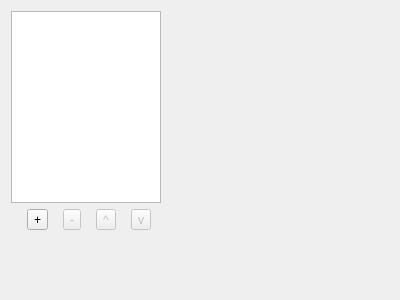
<?xml version="1.0" encoding="UTF-8"?>
<ui version="4.0">
 <class>ProjectExplorer::Internal::BuildStepsPage</class>
 <widget class="QWidget" name="ProjectExplorer::Internal::BuildStepsPage">
  <property name="geometry">
   <rect>
    <x>0</x>
    <y>0</y>
    <width>400</width>
    <height>300</height>
   </rect>
  </property>
  <layout class="QGridLayout" name="gridLayout">
   <item row="0" column="0">
    <layout class="QVBoxLayout" name="verticalLayout_3">
     <item>
      <widget class="QTreeWidget" name="buildSettingsList">
       <property name="sizePolicy">
        <sizepolicy hsizetype="Preferred" vsizetype="Expanding">
         <horstretch>0</horstretch>
         <verstretch>0</verstretch>
        </sizepolicy>
       </property>
       <property name="maximumSize">
        <size>
         <width>150</width>
         <height>16777215</height>
        </size>
       </property>
       <property name="rootIsDecorated">
        <bool>false</bool>
       </property>
       <property name="uniformRowHeights">
        <bool>true</bool>
       </property>
       <property name="headerHidden">
        <bool>true</bool>
       </property>
       <column>
        <property name="text">
         <string>1</string>
        </property>
       </column>
      </widget>
     </item>
     <item>
      <layout class="QHBoxLayout" name="horizontalLayout_2">
       <item>
        <spacer name="horizontalSpacer">
         <property name="orientation">
          <enum>Qt::Horizontal</enum>
         </property>
        </spacer>
       </item>
       <item>
        <widget class="QToolButton" name="buildStepAddButton">
         <property name="text">
          <string>+</string>
         </property>
         <property name="popupMode">
          <enum>QToolButton::InstantPopup</enum>
         </property>
        </widget>
       </item>
       <item>
        <widget class="QToolButton" name="buildStepRemoveToolButton">
         <property name="enabled">
          <bool>false</bool>
         </property>
         <property name="text">
          <string>-</string>
         </property>
         <property name="popupMode">
          <enum>QToolButton::DelayedPopup</enum>
         </property>
        </widget>
       </item>
       <item>
        <widget class="QToolButton" name="buildStepUpToolButton">
         <property name="enabled">
          <bool>false</bool>
         </property>
         <property name="text">
          <string>^</string>
         </property>
        </widget>
       </item>
       <item>
        <widget class="QToolButton" name="buildStepDownToolButton">
         <property name="enabled">
          <bool>false</bool>
         </property>
         <property name="text">
          <string>v</string>
         </property>
        </widget>
       </item>
      </layout>
     </item>
    </layout>
   </item>
   <item row="0" column="1" rowspan="2">
    <widget class="QStackedWidget" name="buildSettingsWidget">
     <property name="sizePolicy">
      <sizepolicy hsizetype="Expanding" vsizetype="Expanding">
       <horstretch>10</horstretch>
       <verstretch>0</verstretch>
      </sizepolicy>
     </property>
     <property name="currentIndex">
      <number>0</number>
     </property>
     <widget class="QWidget" name="page_2"/>
    </widget>
   </item>
   <item row="1" column="0">
    <spacer name="verticalSpacer">
     <property name="orientation">
      <enum>Qt::Vertical</enum>
     </property>
     <property name="sizeHint" stdset="0">
      <size>
       <width>20</width>
       <height>47</height>
      </size>
     </property>
    </spacer>
   </item>
  </layout>
 </widget>
 <resources/>
 <connections/>
</ui>
